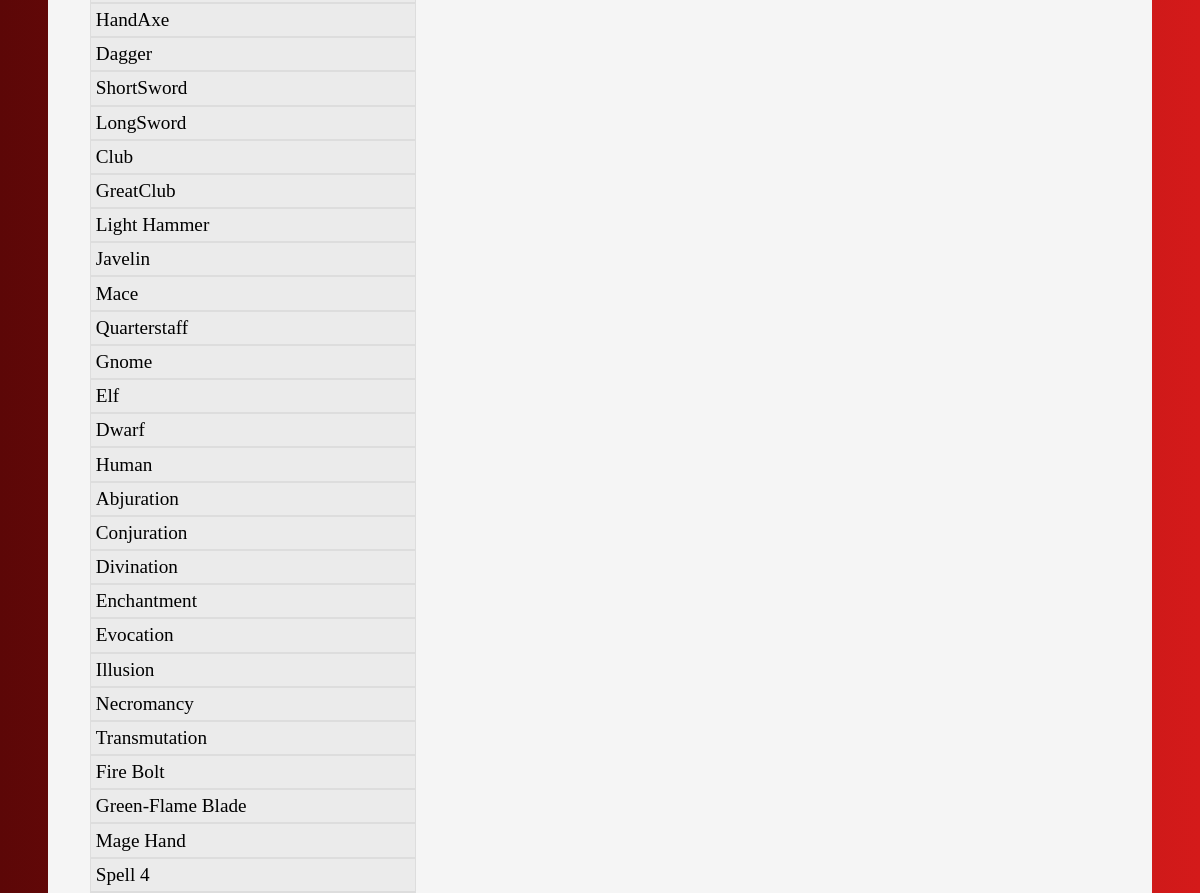
Before: /search (middle part) with the older database file.
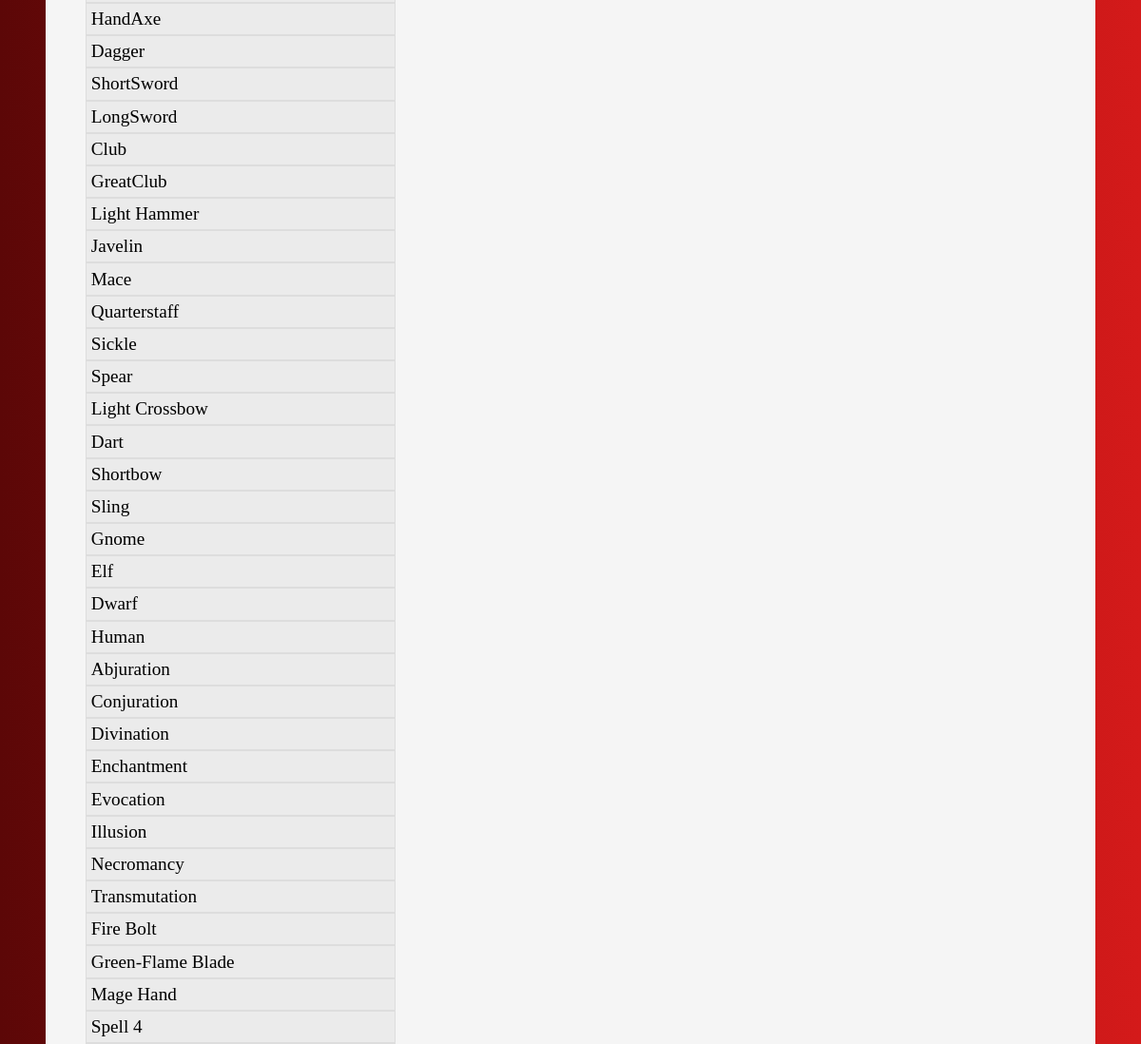
After: the same page with the newer database file.
### tables this page shows
CREATE TABLE Equipment (id INTEGER PRIMARY KEY AUTOINCREMENT, name TEXT, description TEXT, category INTEGER REFERENCES EquipmentCategory (id), image TEXT, summary TEXT);

CREATE TABLE Race (id INTEGER PRIMARY KEY AUTOINCREMENT, name TEXT, description TEXT, image TEXT, summary TEXT);

CREATE TABLE School (id INTEGER PRIMARY KEY AUTOINCREMENT, name TEXT, description TEXT);

CREATE TABLE Spell (id INTEGER PRIMARY KEY AUTOINCREMENT, name TEXT, description TEXT, school INTEGER REFERENCES School (id), Casting TEXT, "Range" TEXT);

### routes.py (the view)
@app.route('/search')
def search():
    feature = sql_connect('SELECT * FROM Feature')
    group = sql_connect('SELECT * FROM Class')
    equipment = sql_connect('SELECT * FROM Equipment')
    race = sql_connect('SELECT * FROM Race')
    school = sql_connect('SELECT * FROM School')
    spell = sql_connect('SELECT * FROM Spell')
    return render_template("search.html", title="Search", group=group, feature=feature, equipment=equipment, race=race, school=school, spell=spell)

### routes.py (called while the page is built)
def sql_connect(query):
    conn = sqlite3.connect('DnD.db')
    cur = conn.cursor()
    cur.execute(query)
    return cur.fetchall()

### templates/search.html (shortened to what this page needs)
{% extends 'layout.html' %}
{% block content %}
<ul id="myUL">
    {%for item in equipment%}
    <li><a class="search" href="/equipment/{{item[0]}}">{{item[1]}}</a></li>
    {%endfor%}
    {%for item in race%}
    <li><a class="search" href="/race/{{item[0]}}">{{item[1]}}</a></li>
    {%endfor%}
    {%for item in school%}
    <li><a class="search" href="/school/{{item[0]}}">{{item[1]}}</a></li>
    {%endfor%}
    {%for item in spell%}
    <li><a class="search" href="/spell/{{item[0]}}">{{item[1]}}</a></li>
    {%endfor%}
</ul>
{% endblock %}

Changed rows visible on the page:
added Equipment: name "Sickle"
added Equipment: name "Spear"
added Equipment: name "Light Crossbow"
added Equipment: name "Dart"
added Equipment: name "Shortbow"
added Equipment: name "Sling"
